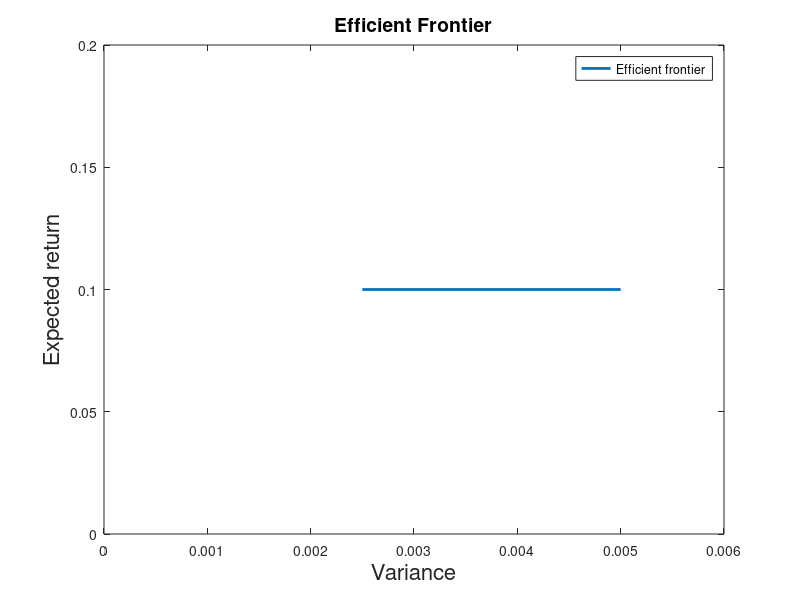

This figure's MATLAB source:
%part_a_1
%the efficient frontier of the two assets
%m = [0.1,0.1]';
%C = [0.005,0;0,0.005];
%compute the efficient frontier by hand and this should be a line
figure(1),clf
plot([0.0025,0.005], [0.1,0.1] ,'LineWidth', 2)
axis([0 0.006 0 0.2]); 
title('Efficient Frontier','FontSize',14)
legend('Efficient frontier','E-V conbinations')
xlabel('Variance', 'FontSize',16)
ylabel('Expected return','FontSize',16);
